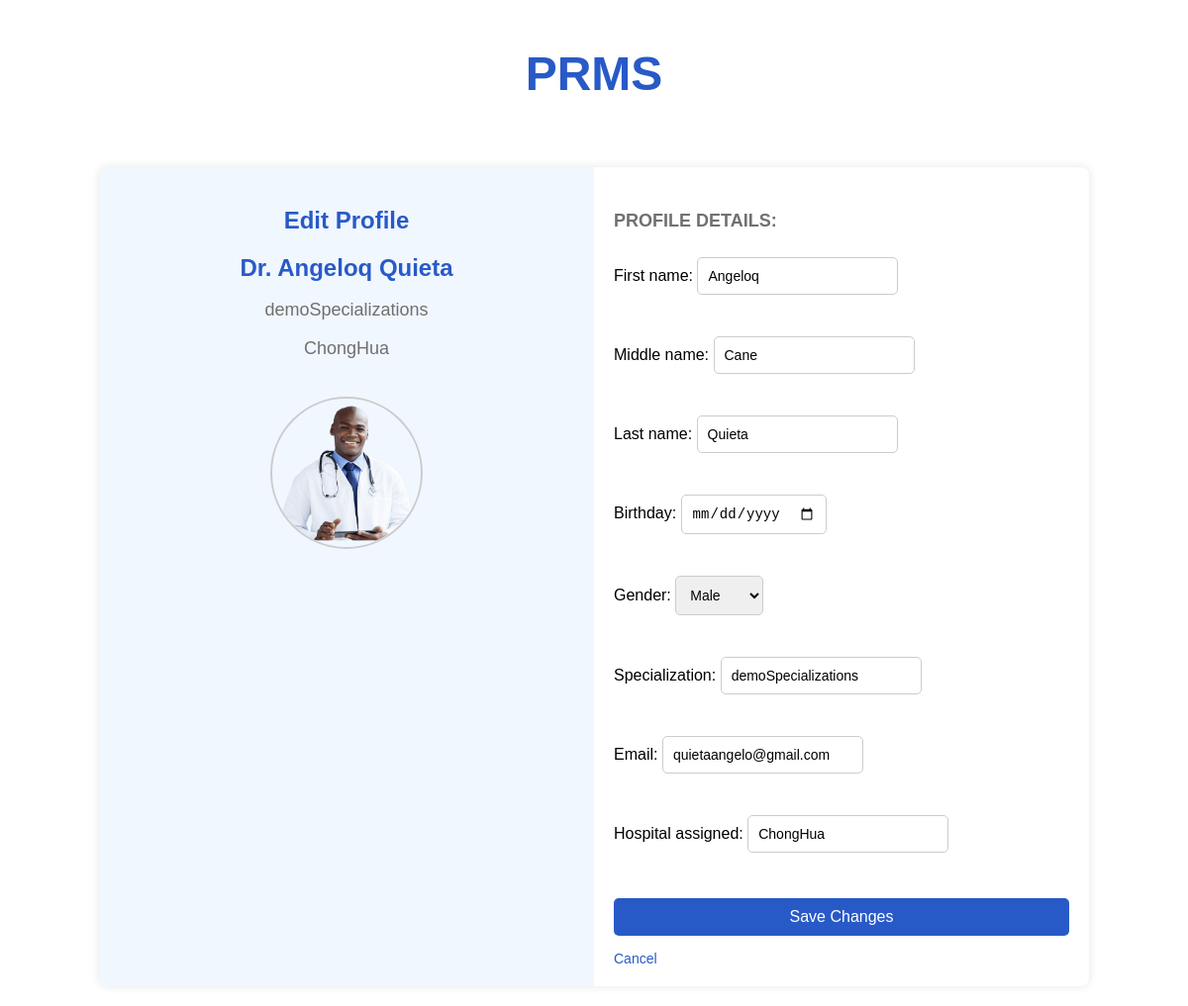
Before: /edit-profile/ (signed in) with the older database file.
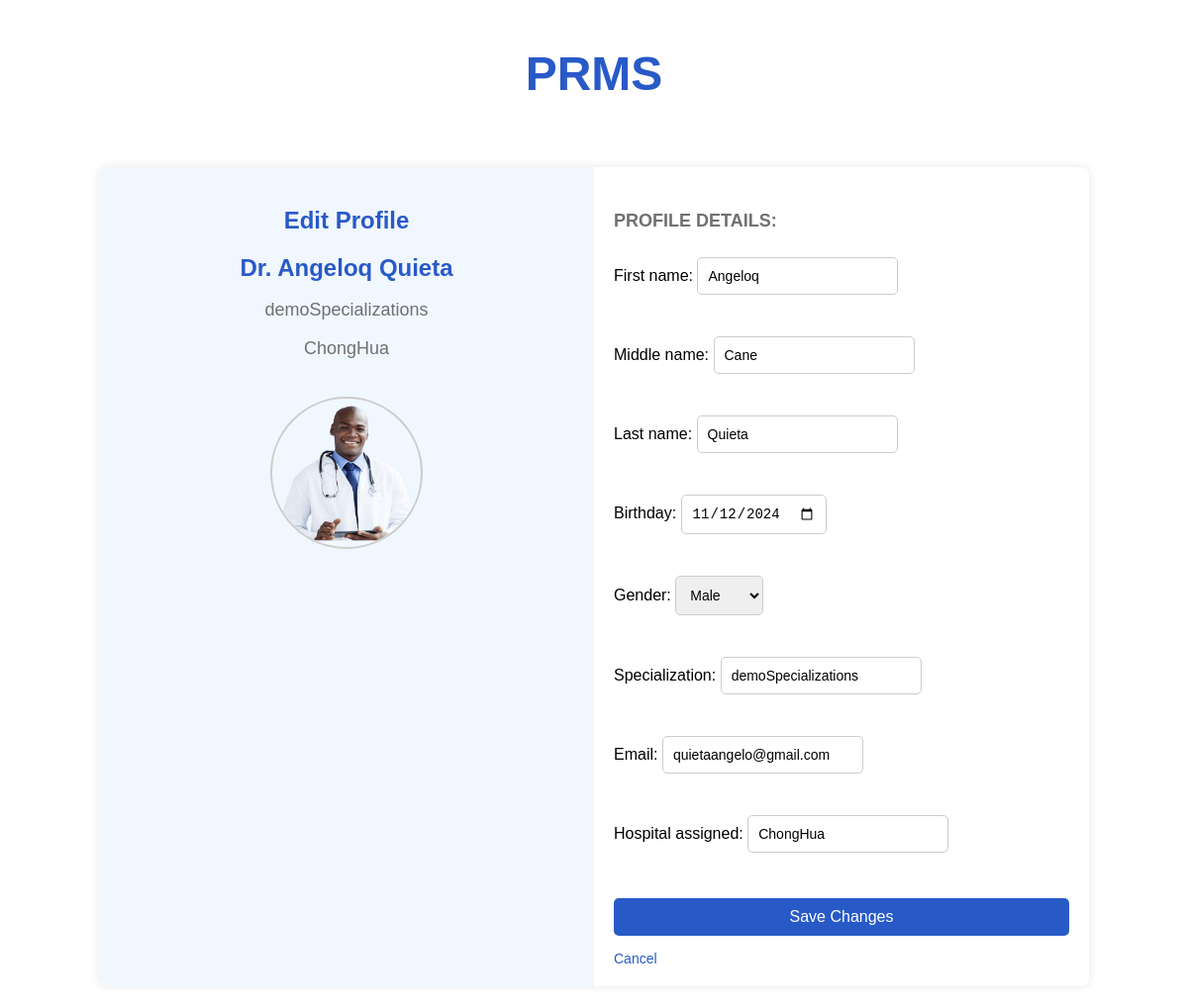
After: the same page with the newer database file.
### doctor/models.py (models this page shows, shortened)
class Doctor(models.Model):
    username = models.CharField(max_length=100, unique=True)
    password = models.CharField(max_length=100)
    email = models.EmailField(unique=True)
    first_name = models.CharField(max_length=50)
    middle_name = models.CharField(max_length=50, blank=True, null=True)
    last_name = models.CharField(max_length=50)
    birthday = models.DateField(null=True, blank=True)
    gender = models.CharField(max_length=10, null=True, blank=True)
    specialization = models.CharField(max_length=100)
    hospital_assigned = models.CharField(max_length=255, blank=True, default="")

### doctor/views.py (the view)
# urls.py: path('edit-profile/', views.edit_doctor_profile_view, name='edit_doctor_profile'),
def edit_doctor_profile_view(request):
    doctor_id = doctor_logged_in(request)
    doctor = get_object_or_404(Doctor, id=doctor_id)
    if request.method == 'POST':
        form = DoctorProfileEditForm(request.POST, instance=doctor)
        if form.is_valid():
            form.save()
            Activity.objects.create(
                doctor=doctor,
                description="Updated profile information."
            )
            return redirect('doctor_profile')
    else:
        form = DoctorProfileEditForm(instance=doctor)
    return render(request, 'edit_doctor_profile.html', {'form': form, 'doctor': doctor})

### doctor/forms.py
class DoctorProfileEditForm(forms.ModelForm):
    class Meta:
        model = Doctor
        fields = [
            'first_name', 'middle_name', 'last_name', 'birthday',
            'gender', 'specialization', 'email', 'hospital_assigned'
        ]
        widgets = {
            'birthday': forms.DateInput(attrs={'type': 'date'}),
            'gender': forms.Select(choices=[('Male', 'Male'), ('Female', 'Female')]),
        }

### doctor/views.py (called while the page is built)
def doctor_logged_in(request):
    doctor_id = request.session.get('doctor_id')
    if not doctor_id:
        return redirect('login')
    return doctor_id

### doctor/templates/edit_doctor_profile.html (shortened to what this page needs)
{% load static %}
<!DOCTYPE html>
<html lang="en">
<head>
    <link rel="stylesheet" href="{% static 'edit_doctor_profile.css' %}">
</head>
<body>
<div class="profile-header">
    <h1>PRMS</h1>
</div>
<div class="profile-container">
    <div class="left-section">
        <h2>Edit Profile</h2>
        <div class="profile-info">
            <h3>Dr. {{ doctor.first_name }} {{ doctor.last_name }}</h3>
            <p class="role">{{ doctor.specialization }}</p>
            <p class="hospital">{{ doctor.hospital_assigned }}</p>
            <div class="profile-picture">
                {% if doctor.profile_picture %}
                    <img src="{{ doctor.profile_picture.url }}" alt="Profile Picture">
                {% else %}
                    <img src="{% static 'images/profile-placeholder.png' %}" alt="Profile Picture">
                {% endif %}
            </div>
        </div>
    </div>
    <div class="right-section">
        <h4>PROFILE DETAILS:</h4>
        <form method="POST" enctype="multipart/form-data">
            {{ form.as_p }}
            <button type="submit" class="save-btn">Save Changes</button>
            <a href="{% url 'doctor_profile' %}" class="cancel-btn">Cancel</a>
        </form>
    </div>
</div>
</body>
</html>

Changed rows visible on the page:
changed Doctor "Angeloq": birthday (not shown) → "11/12/2024"
